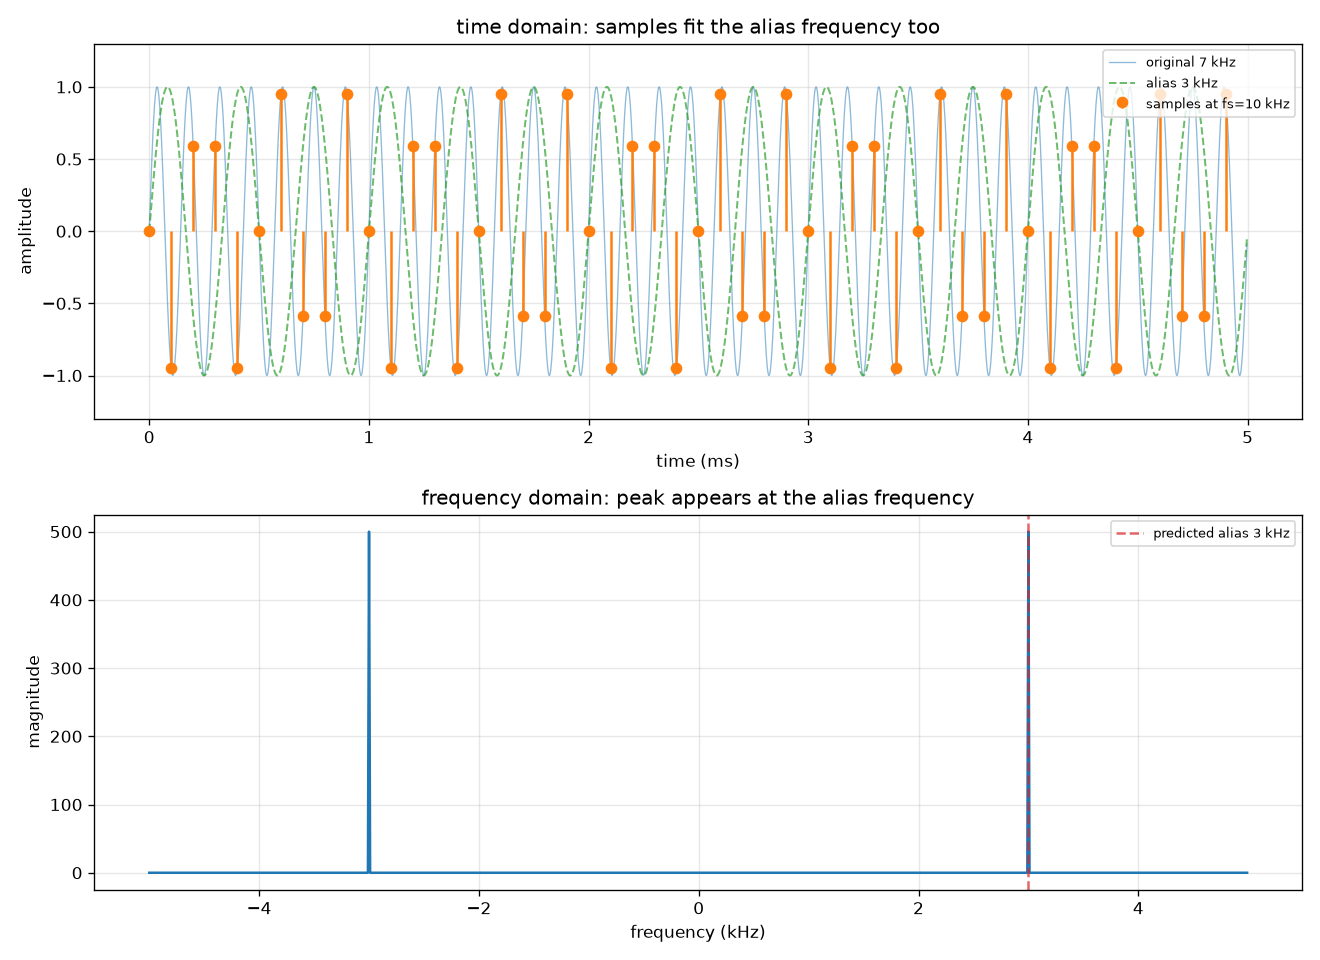

Reproduce this figure in Python.
import matplotlib.pyplot as plt
import numpy as np


def make_sine(f, fs, duration, amp=1.0, phase=0.0):
    n = np.arange(int(fs * duration))
    t = n / fs
    x = amp * np.sin(2 * np.pi * f * t + phase)
    return t, x


f_signal = 7000.0
fs = 10000.0
duration = 0.005

fs_ref = 500000.0
t_ref, x_ref = make_sine(f_signal, fs_ref, duration)

t, x = make_sine(f_signal, fs, duration)

duration_fft = 0.1
t_fft, x_fft = make_sine(f_signal, fs, duration_fft)    # Improve frequency resolution
N = len(x_fft)

X = np.fft.fftshift(np.fft.fft(x_fft))
freqs = np.fft.fftshift(np.fft.fftfreq(N, d=1 / fs))
magnitude = np.abs(X)

positive_mask = freqs >= 0
peak_idx = np.argmax(magnitude[positive_mask])
peak_freq = freqs[positive_mask][peak_idx]

print("f        =", f_signal, "Hz")
print("fs       =", fs, "Hz")
print("Nyquist frequency      =", fs / 2, "Hz")
print("Theoretical aliasing frequency    =", fs - f_signal, "Hz")
print("Peak detected by FFT   =", peak_freq, "Hz")

f_alias = fs - f_signal
_, x_alias_ref = make_sine(f_alias, fs_ref, duration)

fig, axes = plt.subplots(2, 1, figsize=(11, 8))

axes[0].plot(t_ref * 1000, x_ref, color="C0", linewidth=0.8,
             alpha=0.5, label=f"original {f_signal/1000:g} kHz")
axes[0].plot(t_ref * 1000, x_alias_ref, color="C2", linewidth=1.2,
             linestyle="--", alpha=0.7, label=f"alias {f_alias/1000:g} kHz")
axes[0].stem(t * 1000, x, linefmt="C1-", markerfmt="C1o", basefmt=" ",
             label=f"samples at fs={fs/1000:g} kHz")
axes[0].set_xlabel("time (ms)")
axes[0].set_ylabel("amplitude")
axes[0].set_title("time domain: samples fit the alias frequency too")
axes[0].set_ylim(-1.3, 1.3)
axes[0].legend(loc="upper right", fontsize=8)
axes[0].grid(True, alpha=0.3)

axes[1].plot(freqs / 1000, magnitude)
# Vertical reference line
axes[1].axvline(f_alias / 1000, color="C3", linestyle="--",
                alpha=0.7, label=f"predicted alias {f_alias/1000:g} kHz")
axes[1].set_xlabel("frequency (kHz)")
axes[1].set_ylabel("magnitude")
axes[1].set_title("frequency domain: peak appears at the alias frequency")
axes[1].legend(fontsize=8)
axes[1].grid(True, alpha=0.3)

fig.tight_layout()
fig.savefig("week1/d06_alias_demo.png", dpi=120)
print("saved to d06_alias_demo.png")
